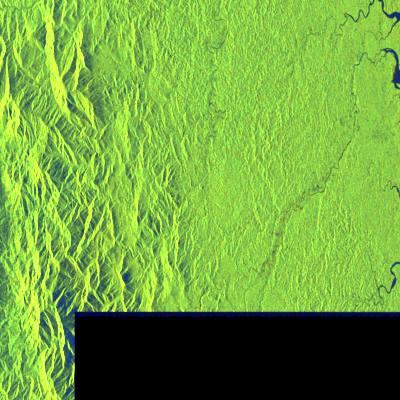
#> input picture purace_zoom.png, 400 x 400 px, found by its file name
$ python volcano_time_series.py
#> lines starting #> are read from the running program, lines starting #| are printed output that depends on the picture; after the words box and inside, x2 and y2 are one past the last pixel; in counts of white or black regions, pixels touching at a corner belong together
import cv2
import numpy as np
import os

# Rutas
img_path = r'c:\Copernico\radar_preview.png'
out_dir = r'c:\Copernico'

# Volcanes Coordenadas Píxel (aproximadamente del análisis anterior)
# Puracé: aprox (1600, 1500) | Sotará: aprox (1400, 1800) en el preview
# Usamos el recorte guardado purace_zoom.png como base para la serie

base_img_path = r'c:\Copernico\purace_zoom.png'
img = cv2.imread(base_img_path)
#> img is the input picture: shape (400, 400, 3); mean B, G, R 60.1, 162.5, 112

if img is not None:
    # T1: Histórico (Original)
    t1 = img.copy()
    # Añadir marcador de crater
    cv2.drawMarker(t1, (200, 200), (255, 255, 255), cv2.MARKER_CROSS, 40, 1)
#> t1: shape (400, 400, 3); 0.05% of pixels changed, all inside (x1, y1, x2, y2) = (180, 180, 221, 221)
    cv2.putText(t1, "T1: Historico", (10, 30), cv2.FONT_HERSHEY_SIMPLEX, 0.7, (255, 255, 255), 2)
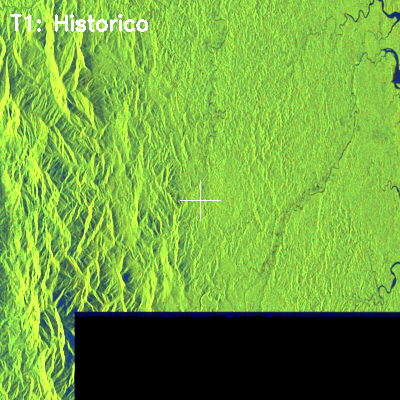
#> t1: shape (400, 400, 3); mean B, G, R 61.2, 162.8, 112.7
    cv2.imwrite(os.path.join(out_dir, 'purace_t1_historical.png'), t1)

    # T2: Base (Con filtro de suavizado para simular otra fecha)
    t2 = cv2.GaussianBlur(img, (5, 5), 0)
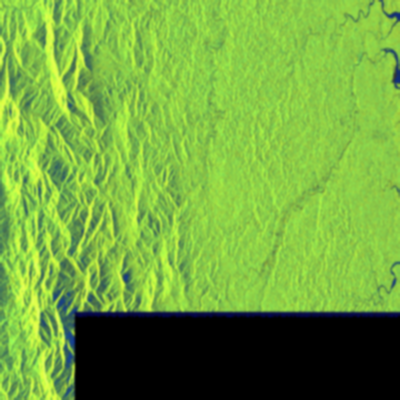
#> t2: shape (400, 400, 3); mean B, G, R 60.1, 162.5, 112
    cv2.drawMarker(t2, (200, 200), (200, 200, 200), cv2.MARKER_CROSS, 40, 1)
    cv2.putText(t2, "T2: Base de Referencia", (10, 30), cv2.FONT_HERSHEY_SIMPLEX, 0.7, (255, 255, 255), 2)
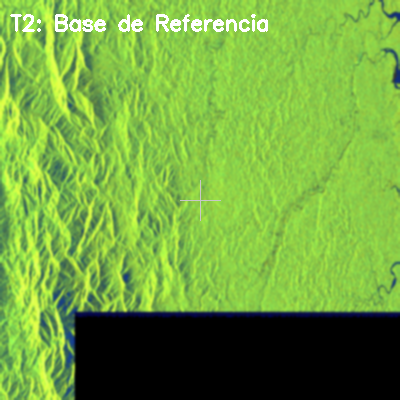
#> t2: shape (400, 400, 3); mean B, G, R 62.2, 163.1, 113.3
    cv2.imwrite(os.path.join(out_dir, 'purace_t2_baseline.png'), t2)

    # T3: Actual / Alerta (Simulamos una pequeña deformación térmica/estructural)
    # Añadimos un "hotspot" en el cráter
    t3 = img.copy()
    # Simulación de anomalía térmica en rojo
    overlay = t3.copy()
    cv2.circle(overlay, (200, 200), 50, (0, 0, 255), -1)
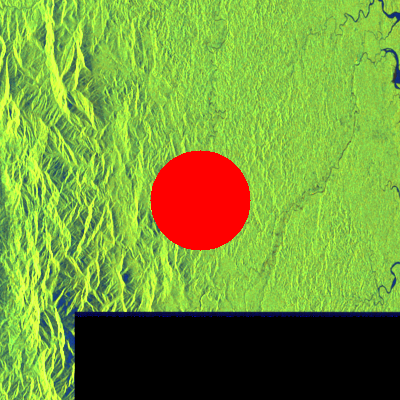
#> overlay: shape (400, 400, 3); 4.9% of pixels changed, all inside (x1, y1, x2, y2) = (150, 150, 251, 251)
    cv2.addWeighted(overlay, 0.4, t3, 0.6, 0, t3)

    cv2.drawMarker(t3, (200, 200), (255, 255, 255), cv2.MARKER_CROSS, 40, 1)
#> t3: shape (400, 400, 3); mean B, G, R 58.8, 158.6, 114.3
    cv2.putText(t3, "T3: Alerta Activa", (10, 30), cv2.FONT_HERSHEY_SIMPLEX, 0.7, (0, 0, 255), 2)
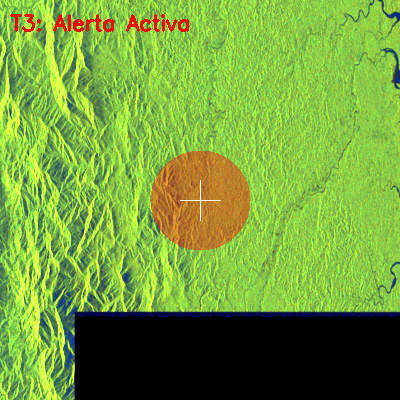
#> t3: shape (400, 400, 3); mean B, G, R 58.3, 157.2, 115.2
    cv2.imwrite(os.path.join(out_dir, 'purace_t3_alert.png'), t3)

    # Generar Mapa de Cambio (Diferencia T1 - T3)
    diff = cv2.absdiff(img, t3)
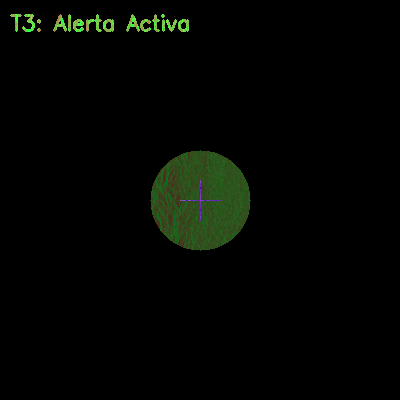
#> diff: shape (400, 400, 3); mean B, G, R 2, 5.4, 3.2
    heatmap_diff = cv2.applyColorMap(cv2.cvtColor(diff, cv2.COLOR_BGR2GRAY), cv2.COLORMAP_JET)
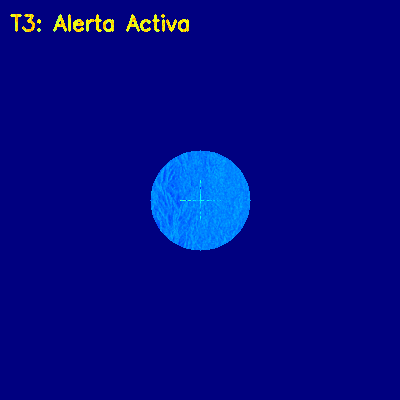
#> heatmap_diff: shape (400, 400, 3); mean B, G, R 133.4, 8.1, 1.7
    cv2.imwrite(os.path.join(out_dir, 'purace_change_detection.png'), heatmap_diff)

    print("Serie temporal de Puracé generada con éxito.")
else:
    print("Error: No se encontró purace_zoom.png. Ejecute analyze_volcanoes.py primero.")

$ run again, with Mapa_NDVI_Samanga_Baja_AltaRes_2026.png copied over purace_zoom.png
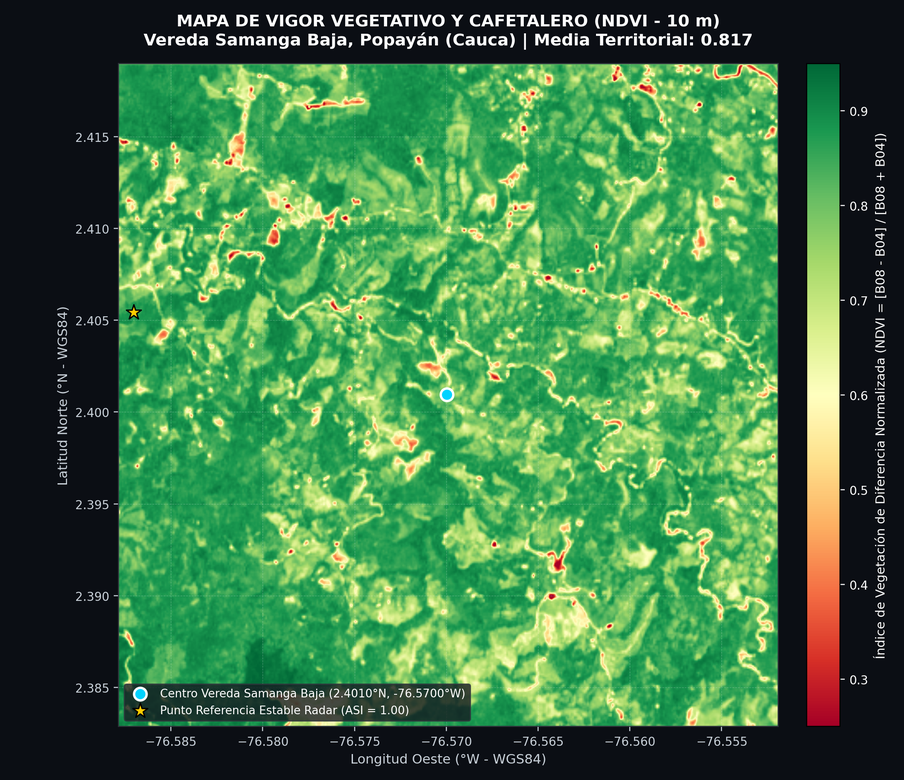
#> input picture Mapa_NDVI_Samanga_Baja_AltaRes_2026.png, 904 x 780 px, shrunk from 2090 x 1803 before the run, found by its file name
#> img is the input picture: shape (780, 904, 3); mean B, G, R 71.1, 121.1, 65.4
#> overlay: shape (780, 904, 3); 1.11% of pixels changed, all inside (x1, y1, x2, y2) = (150, 150, 251, 251)
#> `diff = cv2.absdiff(img, t3)`:
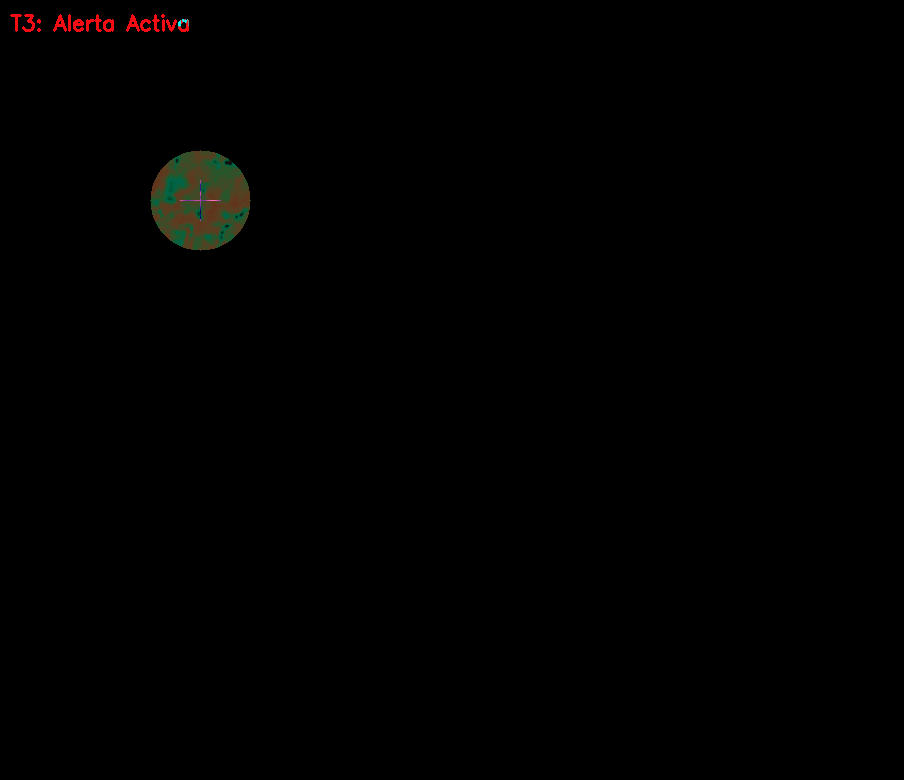
#> diff: shape (780, 904, 3); mean B, G, R 0.5, 0.9, 1.1
#> `heatmap_diff = cv2.applyColorMap(cv2.cvtColor(diff, cv2.COLOR_BGR2GRAY..`:
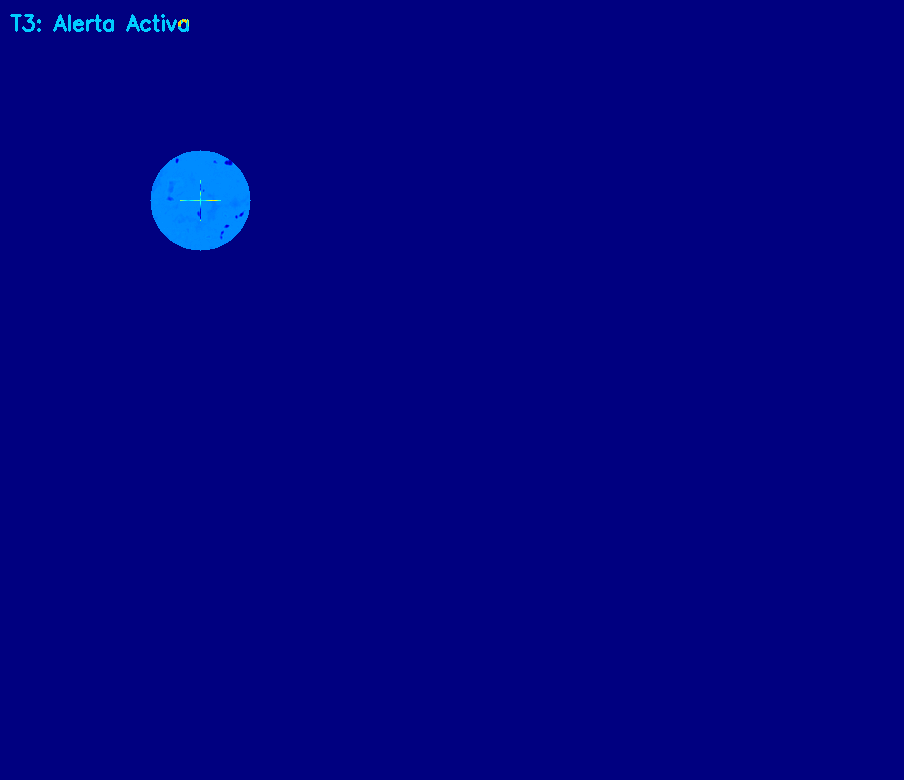
#> heatmap_diff: shape (780, 904, 3); mean B, G, R 129.6, 1.9, 0

$ run again, with purace_deep_zoom.png copied over purace_zoom.png
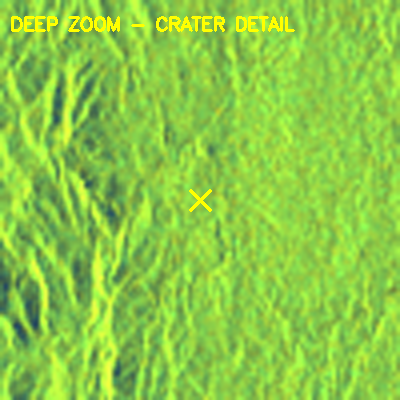
#> input picture purace_deep_zoom.png, 400 x 400 px, found by its file name
#> img is the input picture: shape (400, 400, 3); mean B, G, R 70.6, 202.3, 139.6
#> overlay: shape (400, 400, 3); 4.9% of pixels changed, all inside (x1, y1, x2, y2) = (150, 150, 251, 251)
#> `diff = cv2.absdiff(img, t3)`:
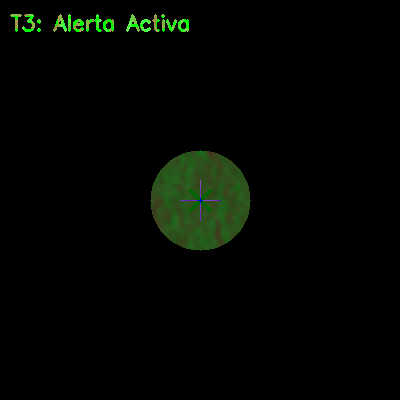
#> diff: shape (400, 400, 3); mean B, G, R 1.7, 5.6, 2.7
#> `heatmap_diff = cv2.applyColorMap(cv2.cvtColor(diff, cv2.COLOR_BGR2GRAY..`:
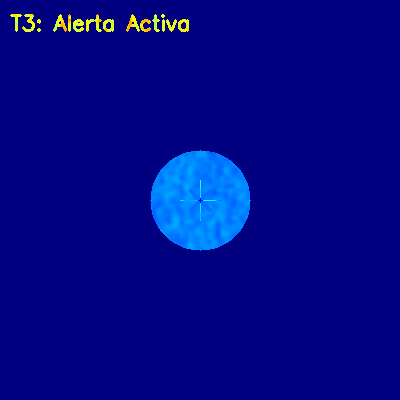
#> heatmap_diff: shape (400, 400, 3); mean B, G, R 133.5, 8.2, 1.7

$ run again, with purace_heatmap.png copied over purace_zoom.png
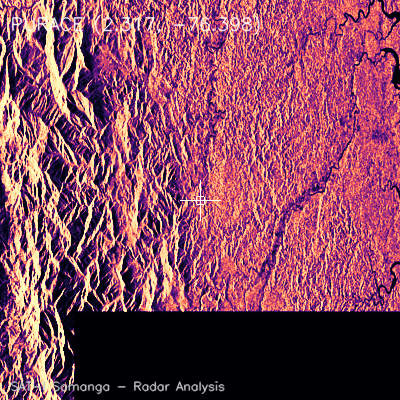
#> input picture purace_heatmap.png, 400 x 400 px, found by its file name
#> img is the input picture: shape (400, 400, 3); mean B, G, R 92.8, 71, 135.6
#> t1: shape (400, 400, 3); 0.54% of pixels changed, all inside (x1, y1, x2, y2) = (10, 14, 148, 32)
#> overlay: shape (400, 400, 3); 4.9% of pixels changed, all inside (x1, y1, x2, y2) = (150, 150, 251, 251)
#> `heatmap_diff = cv2.applyColorMap(cv2.cvtColor(diff, cv2.COLOR_BGR2GRAY..`:
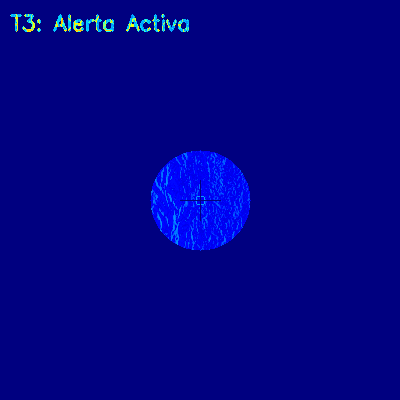
#> heatmap_diff: shape (400, 400, 3); mean B, G, R 134.2, 2.4, 0.5
